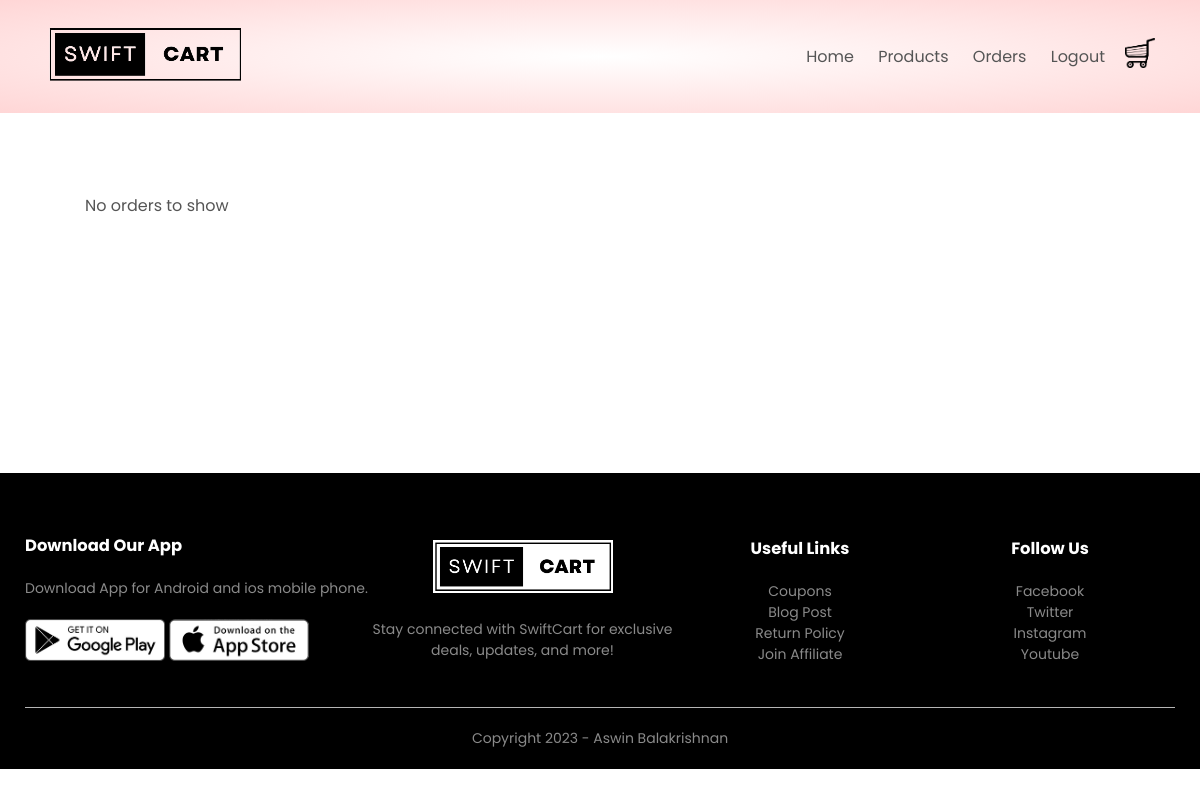
Page /orders/orders (signed in) on the earlier database version.
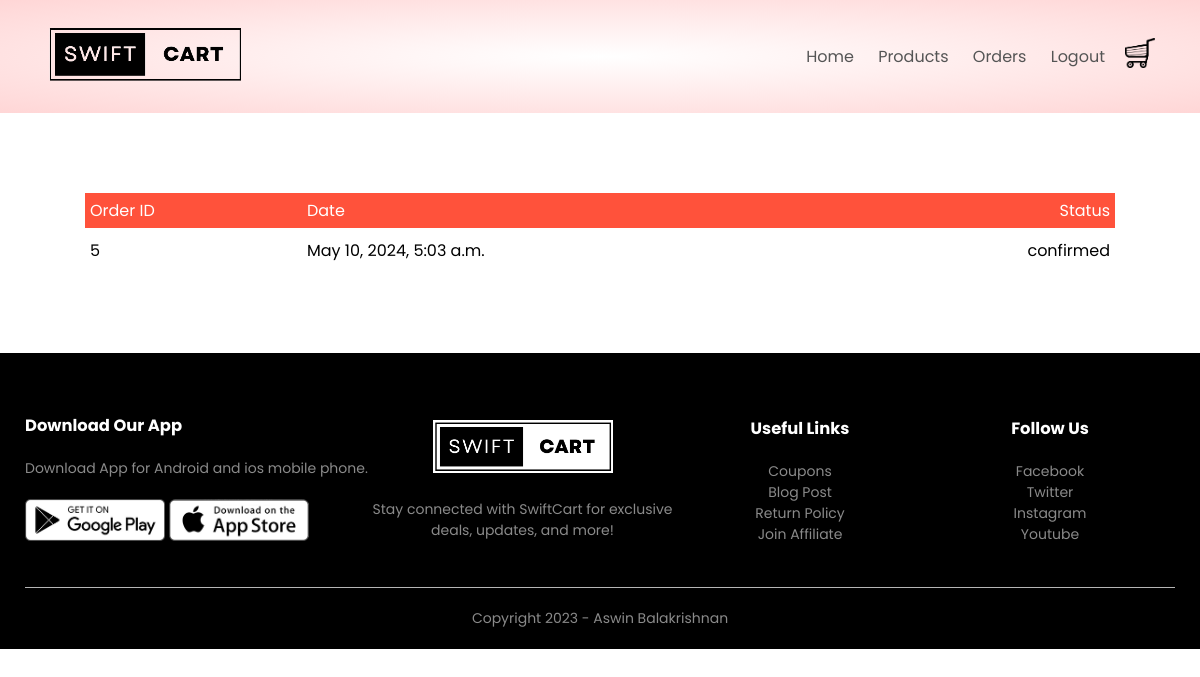
Same page on the later database version.
### orders/models.py (models this page shows)
class Order(models.Model):
    LIVE=1
    DELETE=0
    DELETE_CHOICES=((LIVE,'Live'),(DELETE,'Delete'))
    CART_STAGE=0
    ORDER_CONFIRMED=1
    ORDER_PROCESSED=2
    ORDER_DELIVERED=3
    ORDER_REJECTEED=4
    STATUS_CHOICE=((ORDER_PROCESSED,"ORDER_PROCESSED"),
                   (ORDER_DELIVERED,"ORDER_DELIVERED"),
                   (ORDER_REJECTEED,"ORDER_REJECTED"))
    order_status=models.IntegerField(choices=STATUS_CHOICE,default=CART_STAGE)
    owner=models.ForeignKey(Customer,on_delete=models.SET_NULL,null=True, related_name='orders')
    delete_status=models.IntegerField(choices=DELETE_CHOICES,default=LIVE)
    created_at=models.DateTimeField(auto_now_add=True)
    updated_at=models.DateTimeField(auto_now=True)

### orders/views.py (the view)
# urls.py: path('orders',views.show_orders,name='orders'),
@login_required(login_url='account')
def show_orders(request):
    user=request.user
    customer=user.customer_profile
    all_orders=Order.objects.filter(owner=customer).exclude(order_status=Order.CART_STAGE)
    context={'orders':all_orders}
    return render(request, 'orders.html',context)

### orders/templatetags/getstatus.py (called while the page is built)
@register.simple_tag(name='getstatus')
def getstatus(status):
    status=status-1
    status_array=['confirmed','processed','delivered','rejected']
    return status_array[status]

### templates/orders.html
{% extends 'blank_layout.html' %}
{% block content %}
{% if messages %}
    {% for message in messages %}
        <li style="list-style-type: none;" class="{{ message.tags }}" >{{ message }}</li>
    {% endfor %}
{% else %}
{% include 'order_container.html' %}
{% endif %}
{% endblock content %}

### templates/blank_layout.html (shortened to what this page needs)
{% load static %}
<!DOCTYPE html>
<html lang="en">
<head>
    <link rel="stylesheet" href="{% static 'css/style.css' %}">
    <link rel="stylesheet" href="https://stackpath.bootstrapcdn.com/font-awesome/4.7.0/css/font-awesome.min.css">
</head>
<body>
    <div class="header">
        <div class="container">
            {% include 'menu.html' %}
        </div>
    </div>
    {% block content%}
    {% endblock content%}
    <div class="footer">
        <div class="container">
            <div class="row">
                <div class="footer-col-1">
                    <h3>Download Our App</h3>
                    <p>Download App for Android and ios mobile phone.</p>
                    <div class="app-logo">
                        <img src="{% static 'images/play-store.png' %}">
                        <img src="{% static 'images/app-store.png' %}">
                    </div>
                </div>
                <div class="footer-col-2">
                    <img src="{% static 'images/white-logo.png' %}">
                    <p>Stay connected with SwiftCart for exclusive deals, updates, and more!
                    </p>
                </div>
                <div class="footer-col-3">
                    <h3>Useful Links</h3>
                    <ul>
                        <li>Coupons</li>
                        <li>Blog Post</li>
                        <li>Return Policy</li>
                        <li>Join Affiliate</li>
                    </ul>
                </div>
                <div class="footer-col-4">
                    <h3>Follow Us</h3>
                    <ul>
                        <li>Facebook</li>
                        <li>Twitter</li>
                        <li>Instagram</li>
                        <li>Youtube</li>
                    </ul>
                </div>
            </div>
            <hr>
            <p class="copyright">Copyright 2023 - Aswin Balakrishnan</p>
        </div>
    </div>
</body>
</html>

### templates/menu.html (shortened to what this page needs)
{% load static %}
<div class="navbar">
    <div class="logo">
        <a href="{% url 'home' %}"><img src="{% static 'images/swift.png' %}" alt="logo" width="200px"></a>
    </div>
    <nav>
        <ul id="MenuItems">
            <li><a href="{% url 'home' %}">Home</a></li>
            <li><a href="{% url 'list_product' %}">Products</a></li>
            {% if not user.is_authenticated %}
            <li><a href="{% url 'account' %}">Account</a></li>
            {% else %}
            <li><a href="{% url 'orders' %}">Orders</a></li>
            <li><a href="{% url 'logout' %}">Logout</a></li>
            {% endif %}
        </ul>
    </nav>
    {% if user.is_authenticated %}
    <a href="{% url 'cart' %}"><img src="{% static 'images/cart.png' %}" width="30px" height="30px"></a>
    {% endif %}
</div>

### templates/order_container.html
{% load getstatus %}
<div class="small-container cart-page">
    {% if orders %}
    <table>
        <tbody><tr>
            <th>Order ID</th>
            <th>Date</th>
            <th>Status</th>
        </tr>
        {% for order in orders %}
        <tr>
                <td>{{ order.id }}</td>
                <td>{{ order.created_at }}</td>
                <td>{% getstatus order.order_status %}</td>
        </tr>
        {% endfor %}
    </tbody></table>
    {% else %}
    <div style="height: 200px;">
    <p>No orders to show</p>
    </div>
    {% endif %}
</div>

### static/css/style.css (style rules this page uses)
* { margin: 0; padding: 0; box-sizing: border-box; }
body { font-family: 'Poppins', sans-serif; }
.navbar { display: flex; align-items: center; padding: 20px; }
nav { flex: 1; text-align: right; }
nav ul { display: inline-block; list-style-type: none; }
nav ul li { display: inline-block; margin-right: 20px; }
a { text-decoration: none; color: #555; }
p { color: #555; }
.container { max-width: 1300px; margin: auto; padding-left: 25px; padding-right: 25px; }
.row { display: flex; align-items: center; flex-wrap: wrap; justify-content: space-around; }
.header { background: radial-gradient(#fff,#ffd6d6); }
.small-container { max-width: 1080px; margin: auto; padding-left: 25px; padding-right: 25px; }
.footer { background: black; color: #8a8a8a; font-size: 14px; padding: 60px 0 20px; }
.footer p { color: #8a8a8a; }
.footer h3 { color: #fff; margin-bottom: 20px; }
.footer-col-1, .footer-col-2, .footer-col-3, .footer-col-4 { min-width: 250px; margin-bottom: 20px; }
.footer-col-1 { flex-basis: 30%; }
.footer-col-2 { flex: 1; text-align: center; }
.footer-col-2 img { width: 180px; margin-bottom: 20px; }
.footer-col-3, .footer-col-4 { flex-basis: 12%; text-align: center; }
ul { list-style-type: none; }
.app-logo { margin-top: 20px; }
.app-logo img { width: 140px; }
.footer hr { border: none; background: #b5b5b5; height: 1px; margin: 20px 0; }
.copyright { text-align: center; }
.cart-page { margin: 80px auto; }
table { width: 100%; border-collapse: collapse; }
th { text-align: left; padding: 5px; color: #fff; background: #ff523b; font-weight: normal; }
td { padding: 10px 5px; }
td:last-child { text-align: right; }
th:last-child { text-align: right; }

Differences in the rows shown:
now on this page (row edited): Order: id "5", created_at "May 10, 2024, 5:03 a.m.", order_status "confirmed"
Other differences:
text no longer shown: "No orders to show"
text now shown: "Order ID Date Status"
